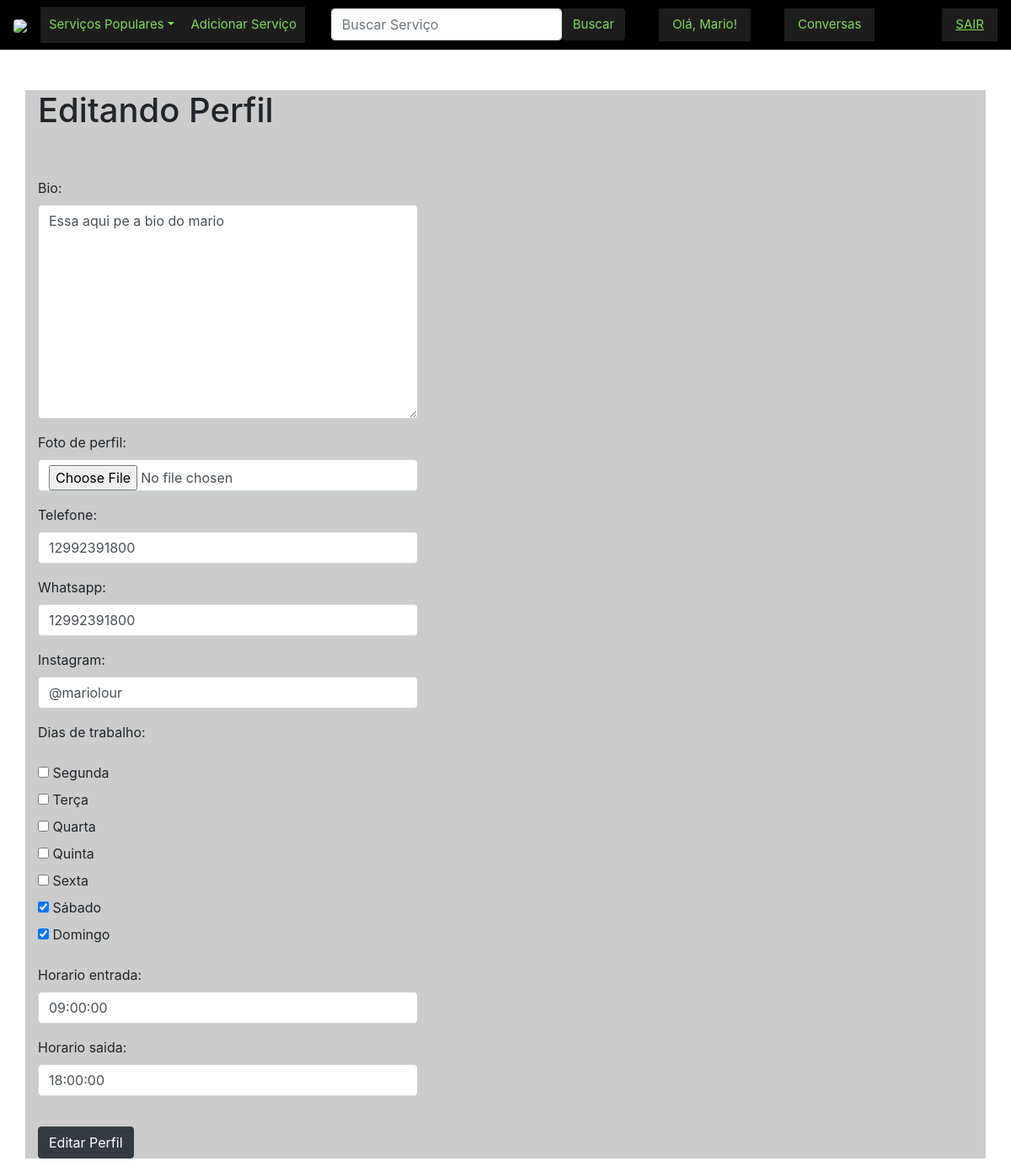
Page /usuarios/editando-perfil/ (signed in) on the committed database.
### site_final/models.py (models this page shows)
class Perfil(models.Model):
    user = models.OneToOneField(User,null=True,on_delete=models.CASCADE)
    bio = models.TextField()
    foto_de_perfil = models.ImageField(null=True, blank=True,upload_to="imagens/perfil/")
    telefone = models.CharField(null=True, blank=True,max_length=11)
    whatsapp = models.CharField(null=True, blank=True,max_length=11)
    instagram = models.CharField(null=True, blank=True,max_length=25)
    dias_de_trabalho = models.ManyToManyField(DiaDaSemana)
    horario_entrada = models.TimeField(default='09:00')
    horario_saida = models.TimeField(default='18:00')

### usuarios_site/views.py (the view)
# urls.py: path('editando-perfil/', UserEditView.as_view(), name="editar_perfil"),
class UserEditView(generic.UpdateView):
    form_class = PerfilForm
    template_name = "registration/update_register.html"
    success_url = reverse_lazy('home')
    def get_object(self):
        perfil = Perfil.objects.filter(user=self.request.user)
        if perfil.exists():
            return perfil.first()
        else:
            return Perfil(user=self.request.user)

### site_final/context_processors.py (called while the page is built)
def categorias(request):
    categorias = Categoria.objects.all()
    cat=Categoria.objects.all()
    choices_dynamic = []
    for choice in cat:
        choices_dynamic.append(choice)
    return {'list_types': choices_dynamic}

### site_final/models.py (called while the page is built)
    def __str__(self):
        return self.nome

    def __str__(self):
        return self.dia

### usuarios_site/templates/registration/update_register.html (shortened to what this page needs)
{% extends 'base.html' %}
{% block content %}
<h1>{% if form.instance.pk %}Editando{% else %}Criando{% endif %} Perfil</h1>
<br/><br/>
<div class="form-group">
    <form method="POST" enctype="multipart/form-data">
        {{ form.as_p }}
        <button class="btn btn-dark">{% if form.instance.pk %}Editar{% else %}Criar{% endif %} Perfil</button>
    </form>
</div>
{% endblock %}

### site_final/templates/base.html (shortened to what this page needs)
<!doctype html>
<html lang="en">
<head>
  <link rel="stylesheet" href="https://cdn.jsdelivr.net/npm/bootstrap@4.4.1/dist/css/bootstrap.min.css">
</head>
<body>
  <nav class="navbar navbar-expand-lg navbar-dark" style="background-color: black;">
    <div class="media">
      <a  href="{% url 'home' %}">
        <img src="https://i.imgur.com/P3f7N1S.png" width="190" class="mr-3 rounded" href="{% url 'home' %}">
      </a>
    </div>
    <div class="collapse navbar-collapse" id="navbarSupportedContent">
      <ul class="navbar-nav me-auto mb-2 mb-lg-0">
        <li class="nav-item dropdown">
          <a class="nav-link dropdown-toggle"  href="#" role="button" data-bs-toggle="dropdown" aria-expanded="false" style="padding:10px; background-color: rgb(29, 29, 29);color: rgb(126,217,87); font-size: 15px;">Serviços Populares</a>
        </li>
      </ul>
      <ul class="navbar-nav mr-auto">
        <li class="nav-item">
          {% if user.is_authenticated %}
          <a class="nav-link" href="{% url 'servico-create' %}" style="padding:10px; background-color: rgb(29, 29, 29) ;color: rgb(126,217,87); font-size: 15px;">Adicionar Serviço</a>
          {% endif %}
        </li>
      </ul>
      <form class="d-flex" role="search" method="POST" action="{% url 'search' %}">
        <input class="form-control me-2" type="search" placeholder="Buscar Serviço" aria-label="Search" name = "searched">
        <button class="btn btn-outline-secundary" type="submit"  style="background-color: rgb(29, 29, 29) ; color: rgb(126,217,87); font-size: 15px; text-align: center;" >Buscar</button>
      </form>
      <ul class="form-inline my-2 my-lg-0">
        {% if user.is_authenticated %}
          <a href="{%url 'editar_perfil'%}" class="nav-link" style="background-color: rgb(29, 29, 29) ; color: rgb(126,217,87); font-size: 15px; text-align: center;">Olá, {{ user.first_name }}!</a>
        {% endif %}
      </ul>
      <ul class="form-inline my-2 my-lg-0">
        {% if user.is_authenticated %}
        <a href="{% url 'servico_lista_conversas' username=user.username %}" class="nav-link" style="background-color: rgb(29, 29, 29) ; color: rgb(126,217,87); font-size: 15px; text-align: center;">Conversas</a>
        {% endif %}
      </ul>
      <ul class="form-inline my-2 my-lg-0">
        {% if user.is_authenticated %}
          <ul class="nav-item">
            <a class="nav-link" href="{% url 'logout' %}" style="background-color: rgb(29, 29, 29) ;color: rgb(126,217,87); font-size: 15px; text-align: center;"><u>SAIR</u></a>
          </ul>
        {% else %}
          <ul class="nav-item">
            <a class="nav-link" href="{% url 'login' %}" style="color: rgb(126,217,87); font-size: 15px; text-align: center;"><u>LOGIN</u></a>
            <a class="nav-link" href="{% url 'register' %}" style="color: rgb(126,217,87); font-size: 15px; text-align: center;"><u>CADASTRE-SE</u></a>
          </ul>
        {% endif %}
      </ul>
    </div>
  </nav>
  <br /><br />
  <div class="container" style="background-color: rgba(22, 24, 22, 0.22);">
    {% block content %}
    {% endblock %}
  </div>
</body>
</html>

### usuarios_site/templates/registration/update_register.html (style rules this page uses)
html { scroll-behavior: smooth; }
.form-group { display: flex; flex-direction: column; align-items: flex-start; }
.form-group button { margin-top: 20px; }

### rows in the picture
Perfil: bio "Essa aqui pe a bio do mario", telefone "12992391800", whatsapp "12992391800", instagram "@mariolour", horario_entrada "09:00:00", horario_saida "18:00:00"

### other values in the picture
{{ user.first_name }} "Mario"
